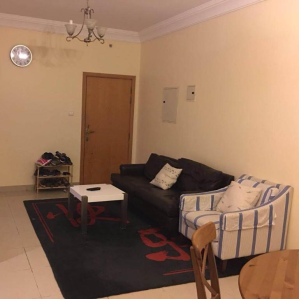
#> input picture Room Tiddyness Classifier/images/train/clean/45.png, 299 x 299 px, found by its file name
$ jupyter execute --allow-errors 'Room Classifier-Copy1.ipynb'
#> lines starting #> are read from the running program, lines starting #| are printed output that depends on the picture
[cell 1]
import numpy as np # linear algebra
import pandas as pd # data processing, CSV file I/O (e.g. pd.read_csv)
import matplotlib.pyplot as plt
import cv2
import os
from random import shuffle
from tqdm import tqdm
from PIL import Image

[cell 2]
# To store the Paths
train_messy = "images/train/messy"
train_clean= "images/train/clean"
test_messy= "images/val/messy"
test_clean= "images/val/clean"
# image_size = 128

[cell 3]
# ex of a messy room
Image.open("images/train/messy/45.png")

[cell 4]
# ex of a clean room
Image.open("images/train/clean/45.png")

[cell 5]
print(os.listdir(train_messy))

[cell 6]
print(os.path.join(train_messy,'67'))

[cell 7]
# tqdm is for progress bar
# size i saw from andrew ng
for image in tqdm(os.listdir(train_messy)):
    path = os.path.join(train_messy, image)
    img = cv2.imread(path, cv2.IMREAD_GRAYSCALE)
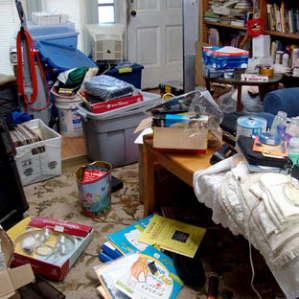
#> input picture Room Tiddyness Classifier/images/train/messy/0.png, 299 x 299 px
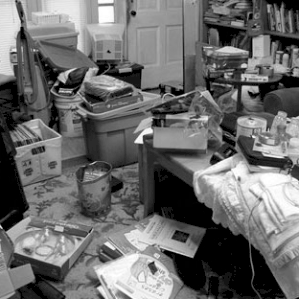
#> img: shape (299, 299); min 0, max 255, mean 106.9
    np_img=np.array(img)
    image_size = np_img.shape[0]
#> image_size = 299
    img = cv2.resize(img, (image_size, image_size)).flatten()

for image2 in tqdm(os.listdir(train_clean)):
    path = os.path.join(train_clean, image2)
    img2 = cv2.imread(path, cv2.IMREAD_GRAYSCALE)
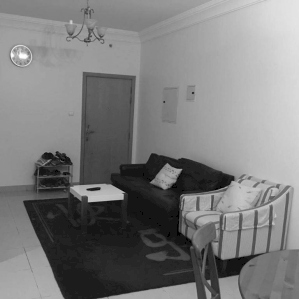
#> img2: shape (299, 299); min 0, max 254, mean 124.1
    np_img2=np.array(img2)
    image_size = np_img.shape[0]
    img2 = cv2.resize(img2, (image_size, image_size)).flatten()

# print(image_size)
# just plotting
plt.figure(figsize=(10,10))
plt.subplot(1, 2, 1)
plt.imshow(np_img.reshape(image_size, image_size))
plt.axis('off')
plt.subplot(1, 2, 2)
plt.imshow(np_img2.reshape(image_size, image_size))
# plt.axis('off')
plt.title("Messy and Clean Rooms in GrayScale")
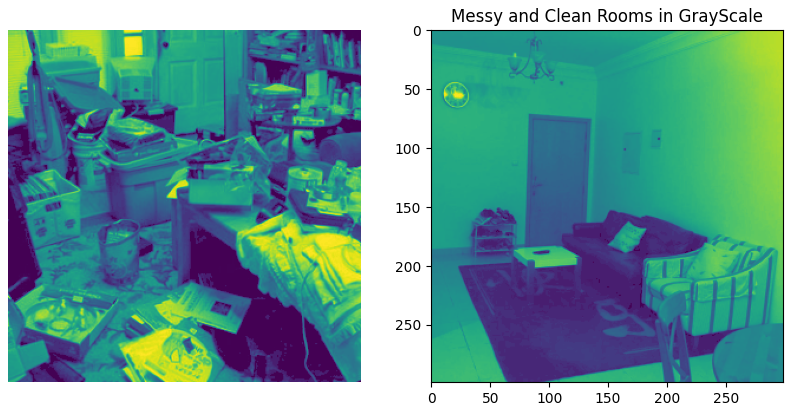
#> figure drawn by matplotlib, 2 panels

[cell 8]
print(image_size)
#| 299

[cell 9]
# Train Data
def train_data1():
    train_data_messy = []
    train_data_clean=[]

    for image1 in tqdm(os.listdir(train_messy)):
        path = os.path.join(train_messy, image)
        img1 = cv2.imread(path, cv2.IMREAD_GRAYSCALE)
        img1 = cv2.resize(img1, (image_size, image_size))
        train_data_messy.append(img1)

    for image2 in tqdm(os.listdir(train_clean)):
        path = os.path.join(train_clean, image)
        img2 = cv2.imread(path, cv2.IMREAD_GRAYSCALE)
        img2 = cv2.resize(img2, (image_size, image_size))
        train_data_clean.append(img2)

    train_data= np.concatenate((np.asarray(train_data_messy),np.asarray(train_data_clean)),axis=0)
    return train_data

[cell 10]
# Test Data
def test_data1():
    test_data_messy = []
    test_data_clean=[]

    for image1 in tqdm(os.listdir(test_messy)):
        path = os.path.join(test_messy, image1)
        img1 = cv2.imread(path, cv2.IMREAD_GRAYSCALE)
        img1 = cv2.resize(img1, (image_size, image_size))
        test_data_messy.append(img1)
    for image2 in tqdm(os.listdir(test_clean)):
        path = os.path.join(test_clean, image2)
        img2 = cv2.imread(path, cv2.IMREAD_GRAYSCALE)
        img2 = cv2.resize(img2, (image_size, image_size))
        test_data_clean.append(img2)

    test_data= np.concatenate((np.asarray(test_data_messy),np.asarray(test_data_clean)),axis=0)
    return test_data

[cell 11]
train_data = train_data1()
#print(train_data)
test_data = test_data1()

[cell 12]
x_data=np.concatenate((train_data,test_data),axis=0)
# print(x_data)
#x_data = (x_data-np.min(x_data))/(np.max(x_data)-np.min(x_data))  # normalize data
x_data = x_data/255
# print(x_data)

[cell 13]
z1 = np.zeros(96)
o1 = np.ones(96)
Y_train = np.concatenate((o1, z1), axis=0)
z = np.zeros(10)
o = np.ones(10)
Y_test = np.concatenate((o, z), axis=0)

#> (a cell that did not finish here is left out)

[cell 15]
print("X shape: " , x_data.shape)
#| X shape:  (4, 299, 299)
#> (the rest of this cell did not finish here and is left out)

[cell 16]
from sklearn.model_selection import train_test_split

#> (the rest of this cell did not finish here and is left out)

#> (a cell that did not finish here is left out)

#> (a cell that did not finish here is left out)

## Logistic Regression

[cell 19]
# [4 lines left out: function initialize_weights_and_bias, not called in this run]

def sigmoid(z):
    y_head = 1/(1+np.exp(-z))
    return y_head

# [62 lines left out: functions forward_backward_propagation, update, predict, logistic_regression, not called in this run]

#> (a cell that did not finish here is left out)

#> (a cell that did not finish here is left out)

[cell 22]
# testing out

# change this to the name of your image file
my_image = "goan.jpg"

# We preprocess the image to fit your algorithm.
fname = "goan.jpg"
image = np.array(Image.open(fname).resize((image_size, image_size)))
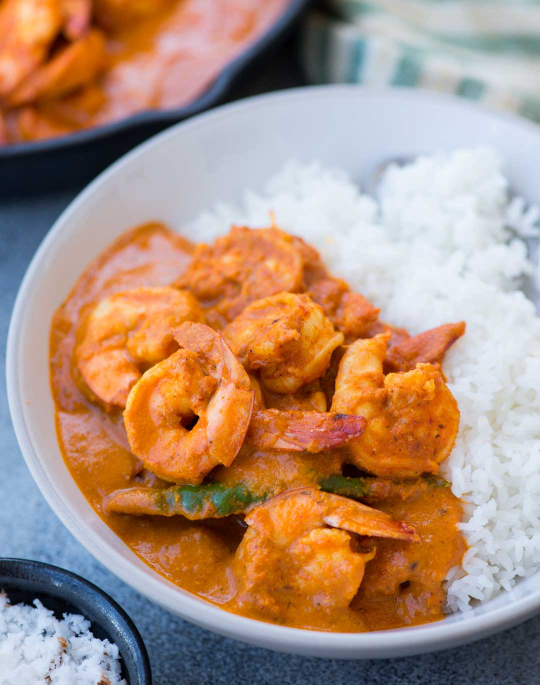
#> input picture Room Tiddyness Classifier/goan.jpg, 1080 x 1369 px (shown at 1/2 size)
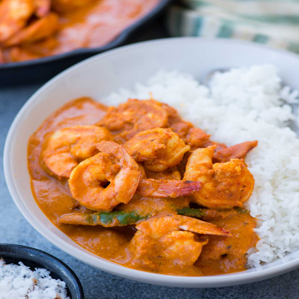
#> image: shape (299, 299, 3); mean R, G, B 174.5, 143.8, 124.1
plt.imshow(image)
image = image / 255.
image = image.reshape((1, image_size * image_size * 3)).T

print(image)
#> (printed output is left out)
#> (the rest of this cell did not finish here and is left out)
